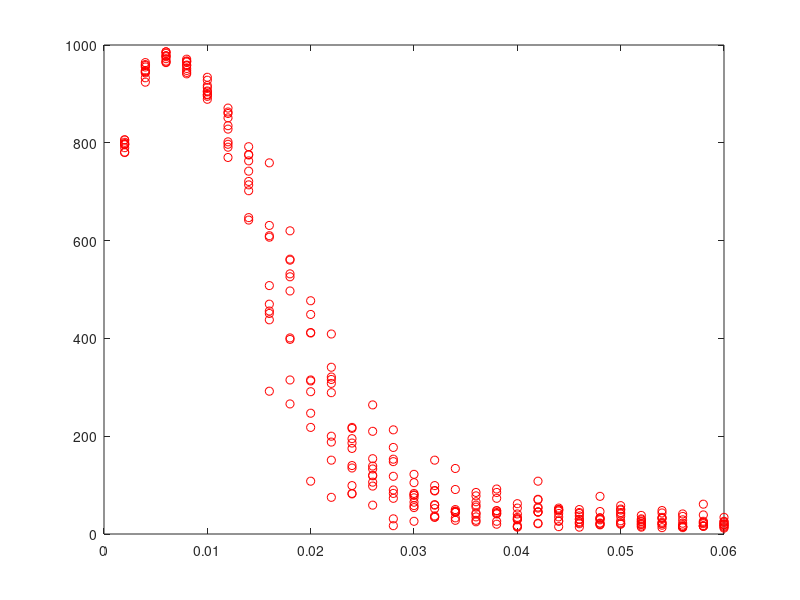

Source code (MATLAB):
betaMiddle = load('yoyo.mat');
betaSmall = load('yoyo2.mat');
betaBig = load('yoyo3.mat');

betaMiddleAll = [];

betaMiddle1 = betaMiddle.allRecData(:,1000);
betaMiddle2 = betaMiddle.allRecData1(:,1000);
betaMiddle3 = betaMiddle.allRecData2(:,1000);
betaMiddle4 = betaMiddle.allRecData3(:,1000);
betaMiddle5 = betaMiddle.allRecData4(:,1000);
betaMiddle6 = betaMiddle.allRecData5(:,1000);
betaMiddle7 = betaMiddle.allRecData6(:,1000);
betaMiddle8 = betaMiddle.allRecData7(:,1000);
betaMiddle9 = betaMiddle.allRecData8(:,1000);
betaMiddle10 = betaMiddle.allRecData9(:,1000);


% ajaj = betaMiddle1+betaMiddle2+betaMiddle3+betaMiddle4+betaMiddle5+betaMiddle6+betaMiddle7+betaMiddle8+betaMiddle9+betaMiddle10;
% ajaj = ajaj/30;



plot([1:30]*0.002, betaMiddle1, 'ro')
hold on
plot([1:30]*0.002, betaMiddle2, 'ro')
hold on
plot([1:30]*0.002, betaMiddle3, 'ro')
hold on
plot([1:30]*0.002, betaMiddle4, 'ro')
hold on
plot([1:30]*0.002, betaMiddle5, 'ro')
hold on
plot([1:30]*0.002, betaMiddle6, 'ro')
hold on
plot([1:30]*0.002, betaMiddle7, 'ro')
hold on
plot([1:30]*0.002, betaMiddle8, 'ro')
hold on
plot([1:30]*0.002, betaMiddle9, 'ro')
hold on
plot([1:30]*0.002, betaMiddle10, 'ro')